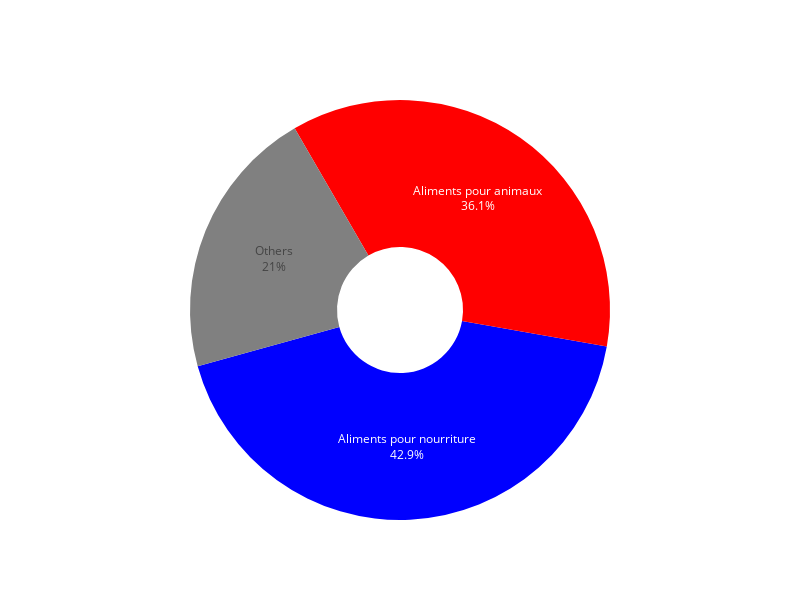

Notebook cell for this chart:
### Code cell
# Calculate the proportions
nourriture_prop = dispo_alimentaire_celreales_nurriture / dispo_alimentaire_cereal_total
animaux_prop = dispo_alimentaire_cereales_animaux / dispo_alimentaire_cereal_total
others = 1 - nourriture_prop - animaux_prop

# Create the data for the pie chart
values = [nourriture_prop, animaux_prop, others]
labels = ["Aliments pour nourriture", "Aliments pour animaux", "Others"]

# Create the pie chart using Plotly
fig = px.pie(values=values, names=labels, title="Breakdown of Cereal Usage", hole=0.3, color_discrete_sequence=["blue", "red", "gray"])
fig.update_traces(textinfo="percent+label", rotation=100)
fig.update_layout(
    width=800,
    height=600,
    annotations=[
        dict(
            text=f"Total Dispo Cereal:<br> {dispo_alimentaire_cereal_total/1_000_000_000:,.0f} Billion",
            showarrow=False,
        )
    ],
    showlegend=False,
    paper_bgcolor="rgba(0,0,0,0)",  # make the paper background transparent
    plot_bgcolor="rgba(0,0,0,0)",  # make the plot background transparent
    font=dict(color="white", size=12),
)

# Show the figure
fig.show()
fig.write_image("src/main/extracted_data/5.svg")

### Figure 1 — Plotly figure (JSON) as saved in the notebook; plotly's stock layout.template omitted (floating-point values rounded to 4 significant figures)
{"data": [{"domain": {"x": [0, 1], "y": [0, 1]}, "hole": 0.3, "hovertemplate": "label=%{label}<br>value=%{value}<extra></extra>", "labels": ["Aliments pour nourriture", "Aliments pour animaux", "Others"], "legendgroup": "", "name": "", "rotation": 100, "showlegend": true, "textinfo": "percent+label", "type": "pie", "values": [0.4291, 0.3614, 0.2095]}], "layout": {"annotations": [{"showarrow": false, "text": "Total Dispo Cereal:<br> 2,378 Billion"}], "font": {"color": "white", "size": 12}, "height": 600, "legend": {"tracegroupgap": 0}, "paper_bgcolor": "rgba(0,0,0,0)", "piecolorway": ["blue", "red", "gray"], "plot_bgcolor": "rgba(0,0,0,0)", "showlegend": false, "title": {"text": "Breakdown of Cereal Usage"}, "width": 800}}
